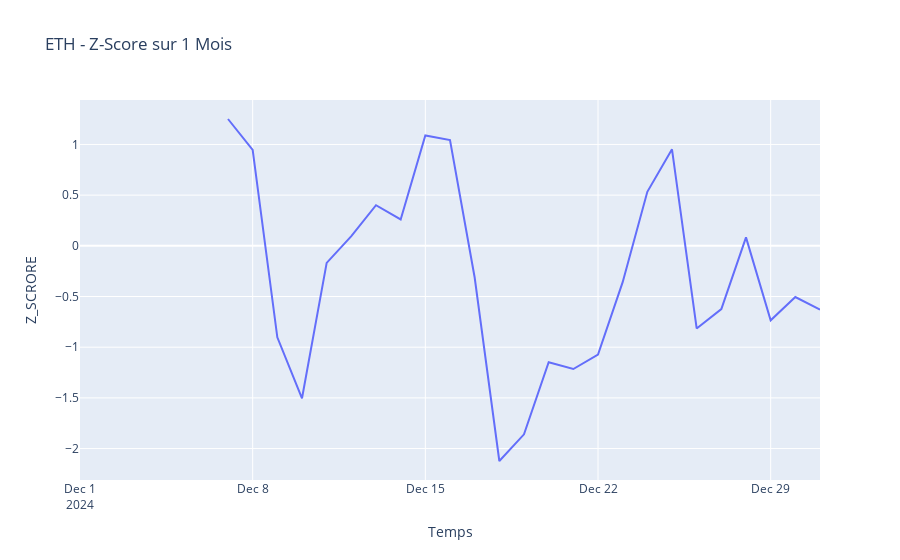

This figure's notebook cell:
### Code cell
fig_eth_z_cr = px.line(eth_data_z_scrore, x=eth_data_z_scrore.index, y="Z_SCRORE",
              labels={"BTC_ZScore": "Z-Score BTC", "Date": "Temps"},
              title="ETH - Z-Score sur 1 Mois")

fig_eth_z_cr.show()
